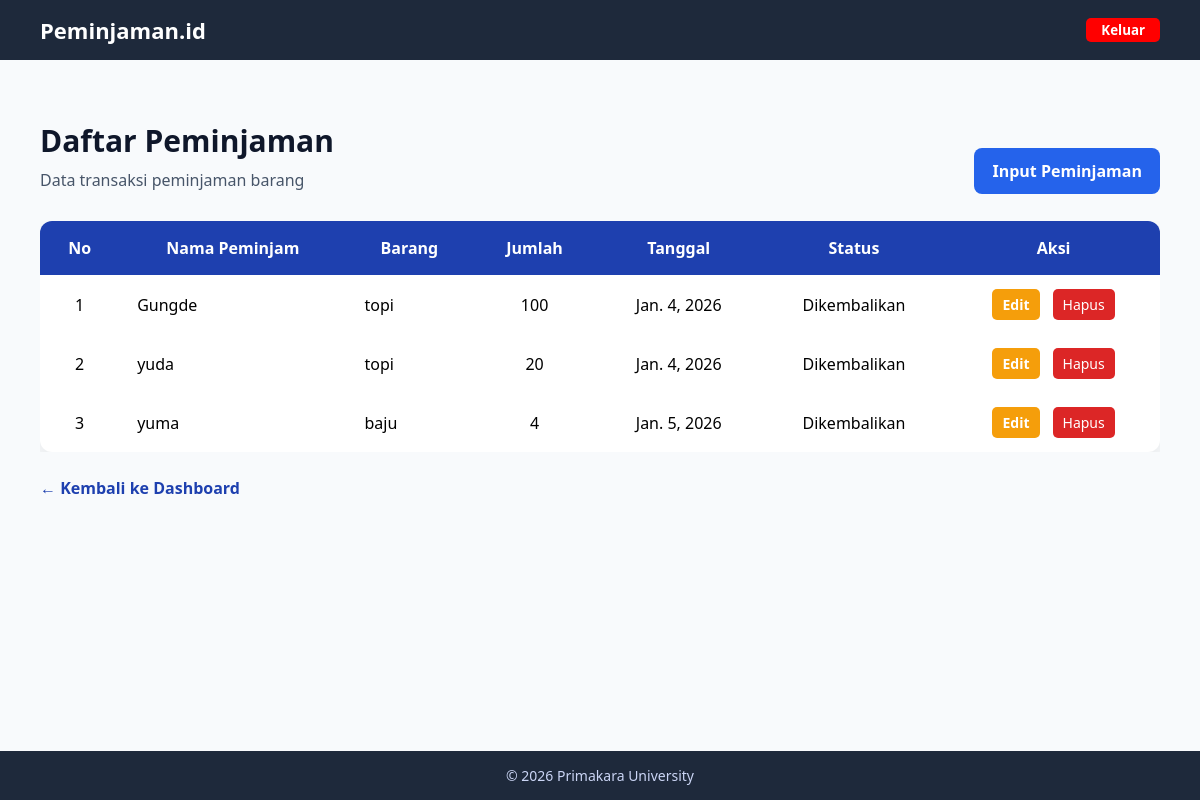
The app's page /peminjaman/ with its own data.
### peminjaman/models.py (models this page shows, shortened)
class Peminjaman(models.Model):
    nama_peminjam = models.CharField(max_length=100)
    barang = models.ForeignKey(Barang, on_delete=models.CASCADE)
    jumlah = models.IntegerField()
    tanggal_pinjam = models.DateField()
    tanggal_kembali = models.DateField(null=True, blank=True)
    status = models.CharField(
        max_length=20,
        choices=[
            ('Dipinjam', 'Dipinjam'),
            ('Dikembalikan', 'Dikembalikan')
        ],
        default='Dipinjam'
)

class Barang(models.Model):
    nama_barang = models.CharField(max_length=100)
    kategori = models.CharField(max_length=50)
    stok = models.IntegerField()

### peminjaman/views.py (the view)
# urls.py: path('peminjaman/', views.peminjaman_index),
def peminjaman_index(request):
    data = Peminjaman.objects.select_related('barang').all()
    return render(request, 'peminjaman/peminjaman.html', {'data': data})

### templates/peminjaman/peminjaman.html (shortened to what this page needs)
{% load static %}
<!DOCTYPE html>
<html lang="id">
<head>
    <link rel="stylesheet" href="{% static 'css/style.css' %}">
</head>
<body>
<nav class="navbar">
    <div class="logo">Peminjaman.id</div>
    <ul class="nav-menu">
        <li>
            <form method="post" action="{% url 'logout' %}" class="logout-form">
                <button type="submit" class="logout-btn">Keluar</button>
            </form>
        </li>
    </ul>
</nav>
<section class="content">
    <div class="content-header header-flex">
        <div>
            <h1>Daftar Peminjaman</h1>
            <p>Data transaksi peminjaman barang</p>
        </div>
        <a href="/peminjaman/tambah/" class="btn-add">Input Peminjaman</a>
    </div>
    <div class="table-container">
        <table class="styled-table">
            <thead>
                <tr>
                    <th>No</th>
                    <th>Nama Peminjam</th>
                    <th>Barang</th>
                    <th>Jumlah</th>
                    <th>Tanggal</th>
                    <th>Status</th>
                    <th>Aksi</th>
                </tr>
            </thead>
            <tbody>
                {% for p in data %}
                <tr>
                    <td align="center">{{ forloop.counter }}</td>
                    <td>{{ p.nama_peminjam }}</td>
                    <td>{{ p.barang.nama_barang }}</td>
                    <td align="center">{{ p.jumlah }}</td>
                    <td align="center">{{ p.tanggal_pinjam }}</td>
                    <td align="center">
                        <span class="status {{ p.status|lower }}">
                            {{ p.status }}
                        </span>
                    </td>
                    <td class="aksi">
                        <a href="/peminjaman/edit/{{ p.id }}/" class="btn-edit">Edit</a>
                        <form action="/peminjaman/hapus/{{ p.id }}/"
                              method="POST"
                              class="form-delete">
                            <button type="submit"
                                    class="btn-delete"
                                    onclick="return confirm('Yakin hapus data peminjaman?')">
                                Hapus
                            </button>
                        </form>
                    </td>
                </tr>
                {% empty %}
                <tr>
                    <td colspan="6" class="empty">
                        Belum ada data peminjaman
                    </td>
                </tr>
                {% endfor %}
            </tbody>
        </table>
    </div>
    <a href="/home/" class="btn-back">← Kembali ke Dashboard</a>
</section>
<footer class="footer">
    <p>© 2026 Primakara University</p>
</footer>
</body>
</html>

### static/css/style.css (style rules this page uses)
* { margin: 0; padding: 0; box-sizing: border-box; font-family: 'Segoe UI', Tahoma, sans-serif; }
body { display: flex; flex-direction: column; min-height: 100vh; overflow-y: hidden; }
.logout-btn { padding: 3px 15px 3px 15px; border-radius: 5px; background-color: red; color: #fff; font-weight: 600; transition: 0.5s ease; border: none; }
.navbar { display: flex; justify-content: space-between; align-items: center; background-color: #1e293b; padding: 15px 40px; }
.logo { color: #ffffff; font-size: 22px; font-weight: bold; }
.nav-menu { list-style: none; display: flex; gap: 20px; }
.footer { background-color: #1e293b; color: #cbd5f5; text-align: center; padding: 15px; font-size: 14px; }
.content { padding: 60px 40px; background-color: #f8fafc; flex: 1; }
.content-header h1 { font-size: 30px; margin-bottom: 8px; color: #0f172a; }
.content-header p { color: #475569; margin-bottom: 30px; }
.table-container { overflow-x: auto; }
.styled-table { width: 100%; background-color: #ffffff; border-radius: 12px; overflow: hidden; border-spacing: 0; box-shadow: 0 10px 25px rgba(0,0,0,0.08); }
.styled-table thead { background-color: #1e40af; color: #ffffff; }
.styled-table thead th { padding: 16px 18px; text-align: center; }
.styled-table tbody td { padding: 14px 18px; vertical-align: middle; }
.styled-table tbody tr:not(:last-child) { border-bottom: 1px solid #e5e7eb; }
.styled-table td:last-child { font-weight: bold; text-align: center; }
.btn-back { display: inline-block; margin-top: 25px; text-decoration: none; color: #1e40af; font-weight: bold; transition: color 0.25s ease, transform 0.25s ease; }
.header-flex { display: flex; justify-content: space-between; align-items: center; }
.btn-add { background-color: #2563eb; color: #ffffff; padding: 12px 18px; border-radius: 8px; text-decoration: none; font-weight: bold; transition: 0.5s ease; }
.aksi { display: flex; justify-content: center; gap: 8px; }
.btn-edit { background-color: #f59e0b; color: #ffffff; padding: 6px 10px; border-radius: 5px; text-decoration: none; margin-right: 5px; font-size: 14px; transition: 0.5s ease; }
.btn-delete { background-color: #dc2626; color: #ffffff; padding: 6px 10px; border-radius: 5px; border: none; text-decoration: none; transition: 0.5s ease; font-size: 14px; }
.form-delete { display: inline; }

### records on screen
Peminjaman: nama_peminjam "Gungde", barang.nama_barang "topi", jumlah "100", tanggal_pinjam "Jan. 4, 2026", status "Dikembalikan"
Peminjaman: nama_peminjam "yuda", barang.nama_barang "topi", jumlah "20", tanggal_pinjam "Jan. 4, 2026", status "Dikembalikan"
Peminjaman: nama_peminjam "yuma", barang.nama_barang "baju", jumlah "4", tanggal_pinjam "Jan. 5, 2026", status "Dikembalikan"
